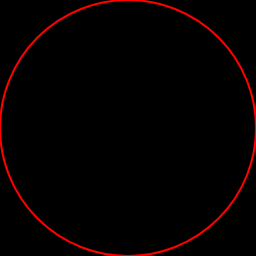
Frame 1 (no input)
Frame 2 (the mouse pressed at the canvas centre, redrawn once): identical to frame 1, image omitted

The p5.js sketch that drew this single still picture (run headless with seeded random() and noise() and a simulated clock; the mouse was pressed at the canvas centre and the sketch redrawn once):

// p5.js sketch
// ── sketch.js
/* jshint browser: true, esnext: true */

const SQUARE_SIDE = 256;

// TODO: Remove duplicates.
let darts = [];

function setup() {
  createCanvas(SQUARE_SIDE, SQUARE_SIDE);
  noLoop();

  let butt = createButton("Throw dart");
  butt.style("display", "block");

  const sliderValue = 30000;
  const sliderDigits = Math.floor(1 + Math.log10(sliderValue));
  let sliderDisplay = createSpan(`Darts to throw: ${zfill(sliderValue / 2, sliderDigits)}`);
  let slider = createSlider(0, sliderValue, sliderValue / 2, 5);

  let thrownDisplay = createP("Thrown so far: 0");

  let approximationDisplay = createP("π approximation: 0");
  createP(`Actual π: ${Math.PI}`);

  butt.mousePressed(() => {
    const dartsToThrow = slider.value();

    if (dartsToThrow > 0) {
      for (let i = 0; i < dartsToThrow; ++i) throwDart();
      thrownDisplay.html("Thrown so far: " + darts.length);
      approximationDisplay.html("π approximation: " + approximatePi());
      draw();
    }
  });

  slider.input(() => sliderDisplay.html("Darts to throw: " + zfill(slider.value(), sliderDigits)));

  draw();
}

function draw() {
  background(0);

  loadPixels();
  for (let [x, y] of darts) {
    set(x, y, 255);
  }
  updatePixels();

  stroke(255, 0, 0);
  strokeWeight(2);
  noFill();
  ellipse(SQUARE_SIDE / 2, SQUARE_SIDE / 2, SQUARE_SIDE);
}

function throwDart() {
  darts.push([random(SQUARE_SIDE), random(SQUARE_SIDE)]);
}

function approximatePi() {
  let totalHit = 0;

  for (let i = darts.length - 1; i >= 0; --i) {
    const [x, y] = darts[i];
    if (dist(SQUARE_SIDE / 2, SQUARE_SIDE / 2, x, y) <= SQUARE_SIDE / 2) totalHit += 1;
  }

  return (totalHit / darts.length) * 4;
}

function zfill(n, width) {
  n = n + '';
  return n.length >= width ? n : new Array(width - n.length + 1).join('0') + n;
}
